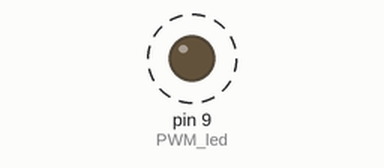
A sketch run on a simulated Arduino Uno, built with avr-gcc and run on an emulated ATmega328P. Shown: output pins drawn as LEDs (lit = HIGH). Dashed ring = blinking. What the sketch prints to the serial monitor is not drawn.

Above: at 0.05 s.
Timing chart, 0 to 4.6 s (numbered marks = the images above):
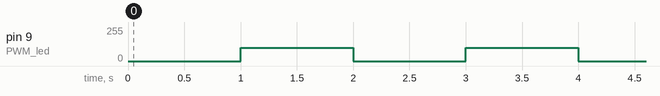

Measured:
- by itself, pin 9 (PWM_led): alternates 100/255 for 1.0 s and 0/255 for 1.0 s

The sketch:

LED_PWM.ino
```cpp
#define PWM_led 9

void setup() {
  Serial.begin(9600);
  pinMode(PWM_led, OUTPUT);
}

void loop() {
  analogWrite(PWM_led, 0);        //0 merupakan nilai PWM
  Serial.println("PWM Led : 0");
  delay(1000);

  analogWrite(PWM_led, 100);      //100 merupakan nilai PWM
  Serial.println("PWM Led : 100");
  delay(1000);
}
```
